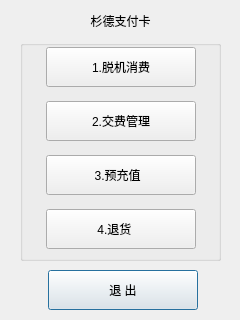
<?xml version="1.0" encoding="UTF-8"?>
<ui version="4.0">
 <class>OnCardUI</class>
 <widget class="QDialog" name="OnCardUI">
  <property name="geometry">
   <rect>
    <x>0</x>
    <y>0</y>
    <width>240</width>
    <height>320</height>
   </rect>
  </property>
  <property name="windowTitle">
   <string>Dialog</string>
  </property>
  <widget class="QPushButton" name="pushButton_5">
   <property name="geometry">
    <rect>
     <x>48</x>
     <y>270</y>
     <width>150</width>
     <height>40</height>
    </rect>
   </property>
   <property name="minimumSize">
    <size>
     <width>150</width>
     <height>40</height>
    </size>
   </property>
   <property name="maximumSize">
    <size>
     <width>150</width>
     <height>40</height>
    </size>
   </property>
   <property name="text">
    <string>退 出</string>
   </property>
  </widget>
  <widget class="QLabel" name="Title">
   <property name="geometry">
    <rect>
     <x>10</x>
     <y>5</y>
     <width>221</width>
     <height>31</height>
    </rect>
   </property>
   <property name="text">
    <string>杉德支付卡</string>
   </property>
   <property name="alignment">
    <set>Qt::AlignCenter</set>
   </property>
  </widget>
  <widget class="QGroupBox" name="groupBox">
   <property name="geometry">
    <rect>
     <x>20</x>
     <y>40</y>
     <width>201</width>
     <height>221</height>
    </rect>
   </property>
   <property name="title">
    <string/>
   </property>
   <widget class="QWidget" name="layoutWidget">
    <property name="geometry">
     <rect>
      <x>26</x>
      <y>-1</y>
      <width>152</width>
      <height>221</height>
     </rect>
    </property>
    <layout class="QVBoxLayout" name="verticalLayout">
     <item>
      <widget class="QPushButton" name="pushButton_8">
       <property name="minimumSize">
        <size>
         <width>150</width>
         <height>40</height>
        </size>
       </property>
       <property name="maximumSize">
        <size>
         <width>150</width>
         <height>40</height>
        </size>
       </property>
       <property name="text">
        <string>1.脱机消费</string>
       </property>
      </widget>
     </item>
     <item>
      <widget class="QPushButton" name="pushButton_9">
       <property name="minimumSize">
        <size>
         <width>150</width>
         <height>40</height>
        </size>
       </property>
       <property name="maximumSize">
        <size>
         <width>150</width>
         <height>40</height>
        </size>
       </property>
       <property name="text">
        <string>2.交费管理</string>
       </property>
      </widget>
     </item>
     <item>
      <widget class="QPushButton" name="pushButton_7">
       <property name="minimumSize">
        <size>
         <width>150</width>
         <height>40</height>
        </size>
       </property>
       <property name="maximumSize">
        <size>
         <width>150</width>
         <height>40</height>
        </size>
       </property>
       <property name="text">
        <string>3.预充值  </string>
       </property>
      </widget>
     </item>
     <item>
      <widget class="QPushButton" name="pushButton_6">
       <property name="minimumSize">
        <size>
         <width>150</width>
         <height>40</height>
        </size>
       </property>
       <property name="maximumSize">
        <size>
         <width>150</width>
         <height>40</height>
        </size>
       </property>
       <property name="text">
        <string>4.退货    </string>
       </property>
      </widget>
     </item>
    </layout>
   </widget>
  </widget>
 </widget>
 <resources/>
 <connections/>
</ui>
